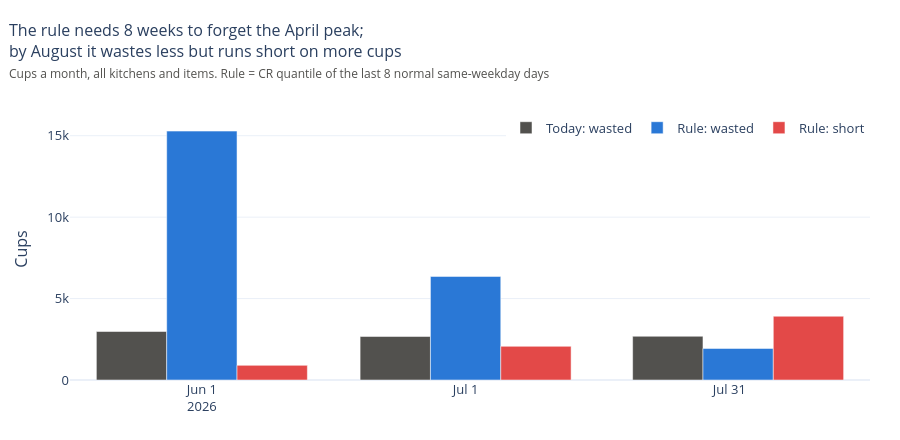

Source (notebook cell):
### Code cell
fig = go.Figure()
by_m = compare(bt, "month")
for col, name, color in [("today_waste", "Today: wasted", TOTAL), ("rule_waste", "Rule: wasted", UP),
                         ("rule_short", "Rule: short", DOWN)]:
    fig.add_bar(x=by_m.index, y=by_m[col], name=name, marker_color=color,
                hovertemplate="%{x}<br>" + name + ": %{y:,.0f} cups<extra></extra>")
fig.update_layout(
    barmode="group",
    title=subtitle("The rule needs 8 weeks to forget the April peak; by August it wastes less "
                   "but runs short on more cups",
                   "Cups a month, all kitchens and items. Rule = CR quantile of the last 8 normal same-weekday days"),
    yaxis_title="Cups", height=440, legend=dict(orientation="h", y=1.02, x=1, xanchor="right"))
fig.show()

### Figure 1 — Plotly figure (JSON) as saved in the notebook; plotly's stock layout.template omitted (floating-point values rounded to 4 significant figures)
{"data": [{"hovertemplate": "%{x}<br>Today: wasted: %{y:,.0f} cups<extra></extra>", "marker": {"color": "#52514e"}, "name": "Today: wasted", "type": "bar", "x": ["2026-06", "2026-07", "2026-08"], "y": [2977.0, 2673.0, 2685.0]}, {"hovertemplate": "%{x}<br>Rule: wasted: %{y:,.0f} cups<extra></extra>", "marker": {"color": "#2a78d6"}, "name": "Rule: wasted", "type": "bar", "x": ["2026-06", "2026-07", "2026-08"], "y": [15280.0, 6360.0, 1937.0]}, {"hovertemplate": "%{x}<br>Rule: short: %{y:,.0f} cups<extra></extra>", "marker": {"color": "#e34948"}, "name": "Rule: short", "type": "bar", "x": ["2026-06", "2026-07", "2026-08"], "y": [898.0, 2068.0, 3915.0]}], "layout": {"barmode": "group", "height": 440, "legend": {"orientation": "h", "x": 1, "xanchor": "right", "y": 1.02}, "title": {"font": {"size": 16}, "pad": {"t": 36}, "text": "The rule needs 8 weeks to forget the April peak;<br>by August it wastes less but runs short on more cups<br><span style='font-size:12px;color:#52514e'>Cups a month, all kitchens and items. Rule = CR quantile of the last 8 normal same-weekday days</span>", "x": 0.01, "xanchor": "left", "y": 1, "yanchor": "top", "yref": "container"}, "yaxis": {"title": {"text": "Cups"}}}}
